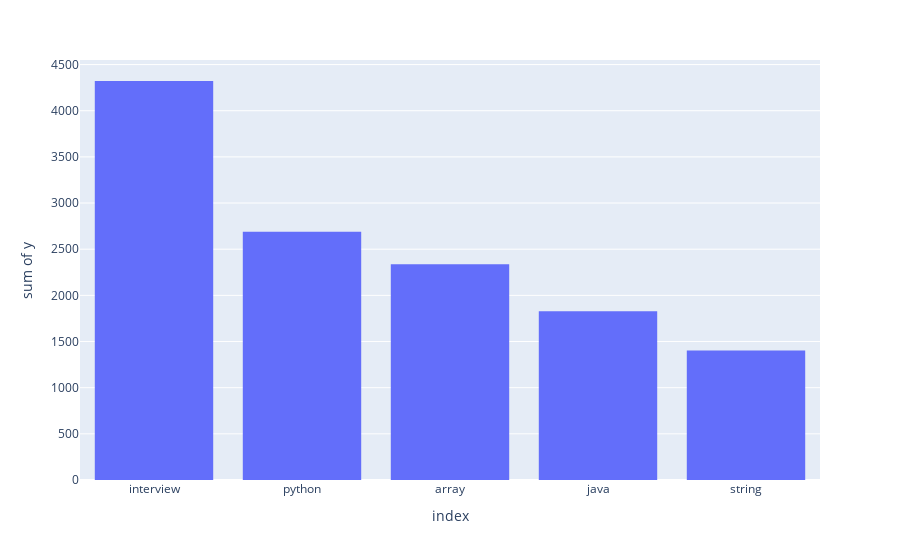

The notebook cell this image was saved under:
### Code cell
t=pd.Series(freq_word).sort_values(ascending=False)[['interview','python','array','java','string']]
px.histogram(t,t.index,t.values)

### Figure 1 — Plotly figure (JSON) as saved in the notebook; plotly's stock layout.template omitted (floating-point values rounded to 4 significant figures)
{"data": [{"alignmentgroup": "True", "bingroup": "x", "histfunc": "sum", "hovertemplate": "index=%{x}<br>sum of y=%{y}<extra></extra>", "legendgroup": "", "marker": {"color": "#636efa", "pattern": {"shape": ""}}, "name": "", "offsetgroup": "", "orientation": "v", "showlegend": false, "type": "histogram", "x": ["interview", "python", "array", "java", "string"], "xaxis": "x", "y": [4322, 2689, 2336, 1828, 1404], "yaxis": "y"}], "layout": {"barmode": "relative", "legend": {"tracegroupgap": 0}, "margin": {"t": 60}, "xaxis": {"anchor": "y", "domain": [0, 1], "title": {"text": "index"}}, "yaxis": {"anchor": "x", "domain": [0, 1], "title": {"text": "sum of y"}}}}
